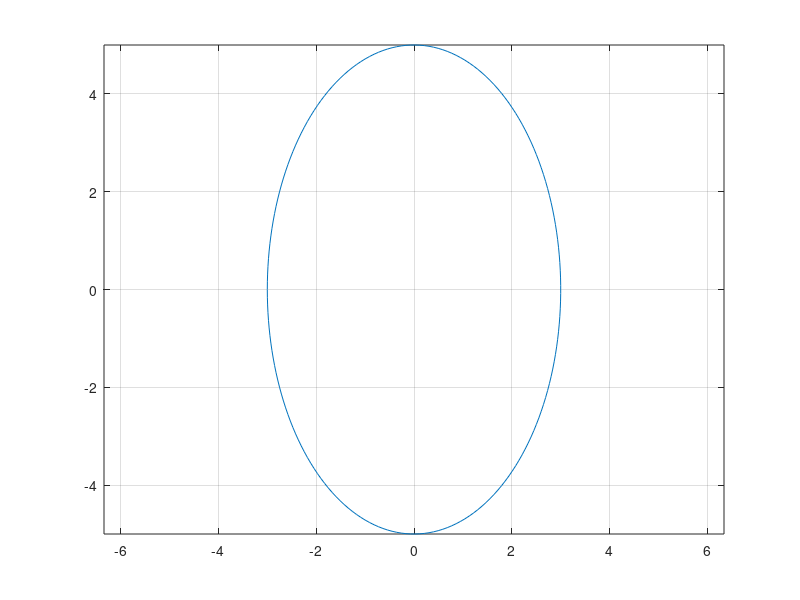

The MATLAB source for this figure:
clear all
close all
clc

% Graficar
t = linspace(-pi, pi, 200);
plot(3*cos(t), 5*sin(t)); grid on
axis equal

% Perimetro de la elipse
quad(@(t) sqrt(9*sin(t).^2 + 25*cos(t).^2), -pi, pi)